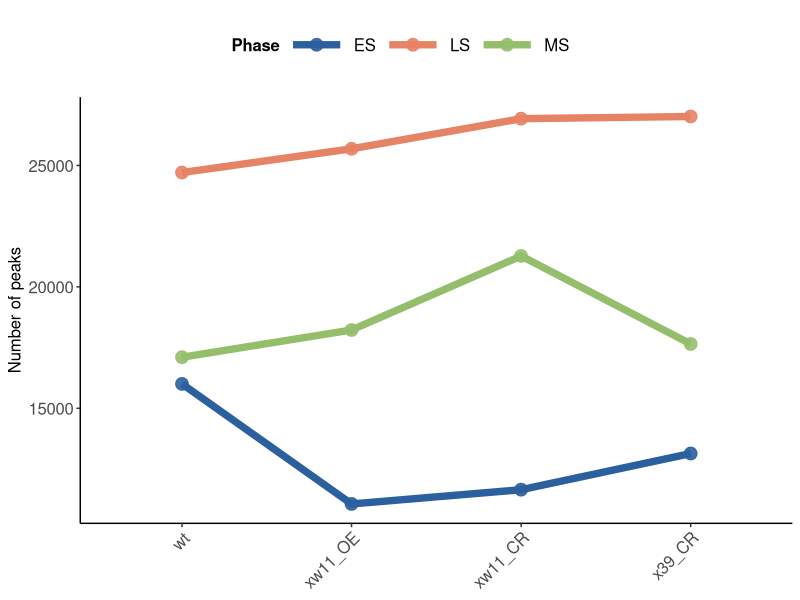

Write the R code that produced this figure.
# Load required libraries
library(ggplot2)
library(dplyr)
library(tidyr)
library(ggalluvial)

# Create the dataset
df <- data.frame(
  Phase = c("ES", "MS", "LS"),  # Replication phases
  wt = c(16004, 17104, 24708),  # Peak counts for wild-type (wt)
  xw11_OE = c(11061, 18225, 25686),  # Peak counts for xw11.OE
  xw11_CR = c(11648, 21272, 26926),  # Peak counts for xw11.CR
  x39_CR = c(13138, 17649, 27016)  # Peak counts for x39.CR
)

# Transform the dataset from wide format to long format
df_long <- df %>%
  pivot_longer(cols = -Phase, names_to = "Batch", values_to = "Count")

# Define the order of the batches
df_long$Batch <- factor(df_long$Batch, levels = c("wt", "xw11_OE", "xw11_CR", "x39_CR"))

# Define custom colors for each phase
custom_colors <- c("ES" = "#2C5F9E",  # Dark blue (Early phase)
                   "MS" = "#95BE6C",  # Green (Mid phase)
                   "LS" = "#E68364")  # Orange-red (Late phase)

# Generate the line plot
p <- ggplot(df_long, aes(x = Batch, y = Count, group = Phase, color = Phase)) +
  geom_line(size = 2.5, linetype = "solid") +  # Adjust line thickness
  geom_point(size = 4, alpha = 0.9) +  # Add data points with transparency
  scale_color_manual(values = custom_colors) +  # Apply custom colors
  theme_classic() +
  labs(x = "Sample",  # X-axis label
       y = "Number of peaks",  # Y-axis label
       color = "Phase") +  # Legend title
  theme(
    axis.text.x = element_text(angle = 45, hjust = 1, size = 12),  # Rotate X-axis labels
    axis.title.x = element_blank(),  # Remove X-axis title
    axis.title.y = element_text(size = 12),  # Adjust Y-axis title size
    axis.text.y = element_text(size = 12),  # Adjust Y-axis text size
    plot.title = element_text(hjust = 0.5, face = "bold", size = 16),  # Center align plot title
    legend.title = element_text(face = "bold", size = 12),  # Bold legend title
    legend.key.size = unit(1.5, "cm"),  # Adjust legend key size
    legend.justification = c(0.4, 0.5),  # Adjust legend alignment
    legend.text = element_text(size = 12),  # Adjust legend text size
    legend.position = "top"  # Place legend at the top
  )

# Save the plot as a PDF file
ggsave("/storage/liuxiaodongLab/liaozizhuo/Projects/repli-ATAC-seq/macs2/macs2_noctrl_p0.01/rm_noisepeak/results/line_chart.pdf",
       p, width = 8, height = 6)